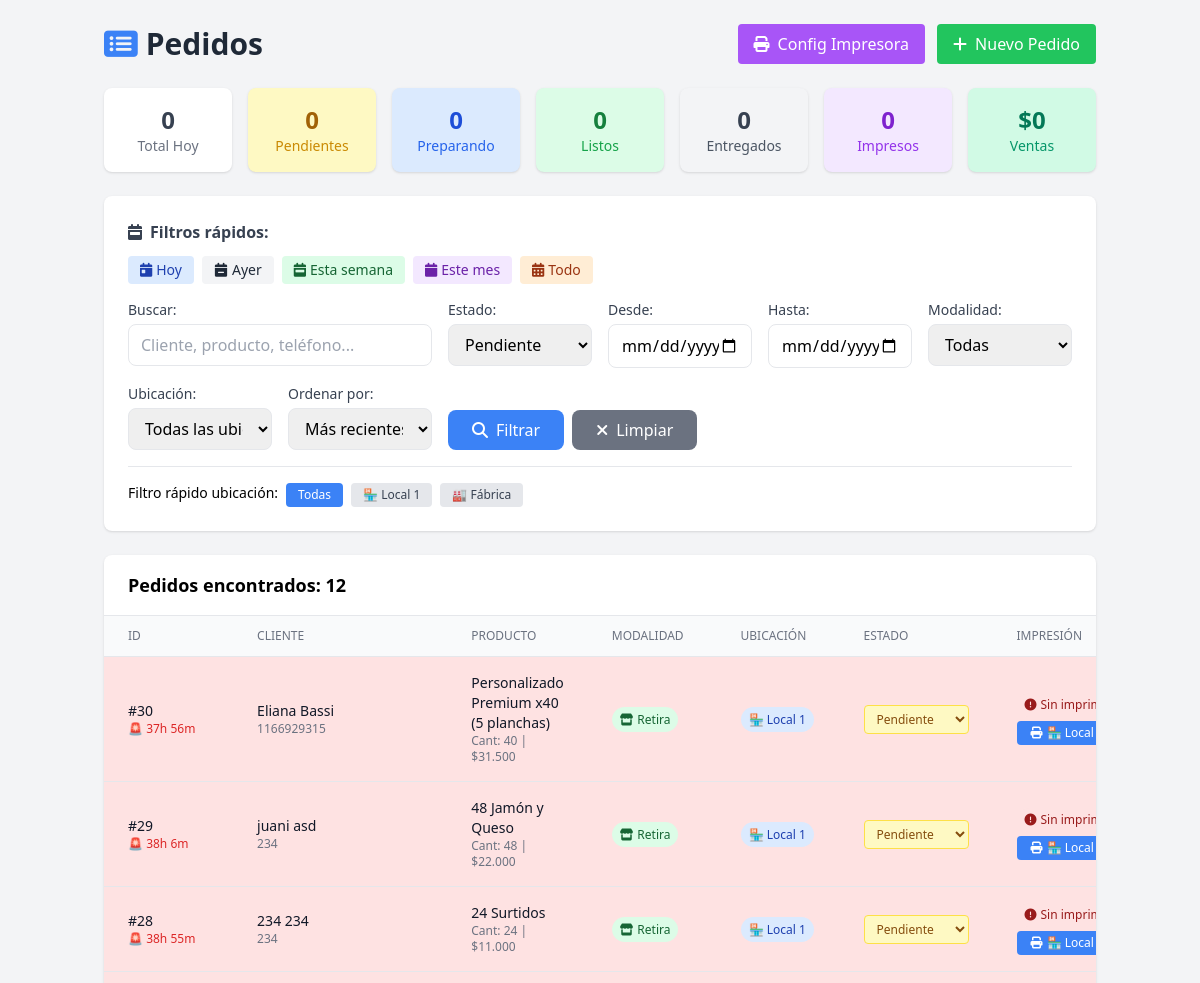
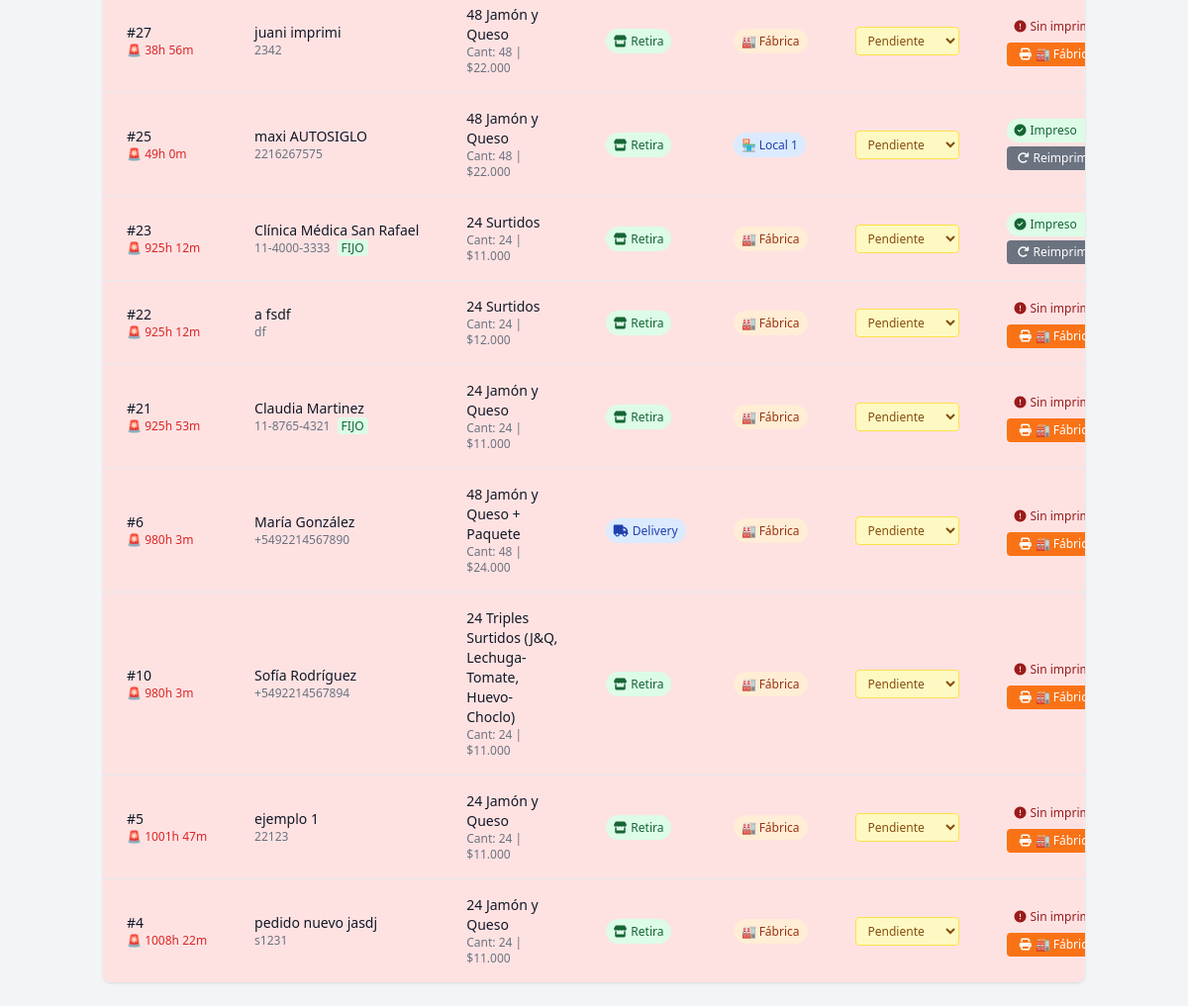
The page /admin/modules/pedidos/ver_pedidos.php?estado=Pendiente (signed in) on the database its author committed (2 pictures, top to bottom).
### tables this page shows
CREATE TABLE `pedidos` (
  `id` int(11) NOT NULL,
  `nombre` varchar(100) NOT NULL,
  `apellido` varchar(100) NOT NULL,
  `telefono` varchar(20) NOT NULL,
  `direccion` text DEFAULT NULL,
  `producto` varchar(100) NOT NULL,
  `cantidad` int(11) NOT NULL,
  `precio` decimal(10,2) NOT NULL,
  `forma_pago` enum('Efectivo','Transferencia') DEFAULT 'Efectivo',
  `modalidad` enum('Retira','Delivery') DEFAULT 'Retira',
  `ubicacion` enum('Local 1','Fábrica') DEFAULT 'Fábrica' COMMENT 'Ubicación donde se procesa el pedido',
  `estado` enum('Pendiente','Preparando','Listo','Entregado') DEFAULT 'Pendiente',
  `observaciones` text DEFAULT NULL,
  `cliente_fijo_id` int(11) DEFAULT NULL,
  `impreso` tinyint(1) DEFAULT 0,
  `created_at` timestamp NULL DEFAULT current_timestamp(),
  `updated_at` timestamp NULL DEFAULT current_timestamp() ON UPDATE current_timestamp(),
  `fecha_entrega` date DEFAULT NULL COMMENT 'Fecha para cuando es el pedido',
  `hora_entrega` time DEFAULT NULL COMMENT 'Hora para cuando es el pedido',
  `notas_horario` text DEFAULT NULL COMMENT 'Observaciones sobre horario/entrega',
  `fecha_pedido` datetime DEFAULT current_timestamp() COMMENT 'Cuándo se tomó el pedido (puede ser diferente de created_at para casos especiales)',
  `prioridad` enum('normal','prioridad','urgente') DEFAULT 'normal' COMMENT 'Prioridad manual asignada por admin',
  `prioridad_notas` text DEFAULT NULL COMMENT 'Notas sobre por qué se asignó esta prioridad',
  `es_personalizado_complejo` tinyint(1) DEFAULT 0 COMMENT 'Si usa la tabla pedido_detalles para precios mixtos',
  `impresion_automatica` tinyint(1) DEFAULT 0,
  `fecha_impresion_auto` timestamp NULL DEFAULT NULL,
  `pc_impresion` varchar(100) DEFAULT NULL
);

CREATE TABLE `clientes_fijos` (
  `id` int(11) NOT NULL,
  `nombre` varchar(100) NOT NULL,
  `apellido` varchar(100) NOT NULL,
  `telefono` varchar(20) NOT NULL,
  `direccion` text DEFAULT NULL,
  `producto_habitual` varchar(100) DEFAULT NULL,
  `observaciones` text DEFAULT NULL,
  `activo` tinyint(1) DEFAULT 1,
  `created_at` timestamp NULL DEFAULT current_timestamp()
);

### admin/modules/pedidos/ver_pedidos.php (the view, shortened to what the rows shown need)
<?php
$pdo = getConnection();
$filtro_estado = $_GET['estado'] ?? '';
$orden = $_GET['orden'] ?? 'created_at DESC';
$sql = "SELECT p.*, cf.nombre as cliente_fijo_nombre, cf.apellido as cliente_fijo_apellido
        FROM pedidos p
        LEFT JOIN clientes_fijos cf ON p.cliente_fijo_id = cf.id
        WHERE 1=1";
$params = [];
if ($filtro_estado) {
    $sql .= " AND p.estado = ?";
    $params[] = $filtro_estado;
}
$sql .= " ORDER BY " . $orden;
$stmt = $pdo->prepare($sql);
$stmt->execute($params);
$pedidos = $stmt->fetchAll();
?>
<!DOCTYPE html>
<html lang="es">
<head>
    <script src="https://cdn.tailwindcss.com"></script>
    <link rel="stylesheet" href="https://cdnjs.cloudflare.com/ajax/libs/font-awesome/6.4.0/css/all.min.css">
</head>
<body class="bg-gray-100">
    <div class="container mx-auto px-4 py-6">
            <div class="flex justify-between items-center mb-6">
            <h1 class="text-3xl font-bold text-gray-800">
                <i class="fas fa-list-alt text-blue-500 mr-2"></i>Pedidos
            </h1>
        </div>
        <div class="bg-white rounded-lg shadow overflow-hidden">
            <div class="px-6 py-4 border-b border-gray-200">
                <h2 class="text-lg font-semibold">
                    Pedidos encontrados: <?= count($pedidos) ?>
                </h2>
            </div>
            <div class="overflow-x-auto">
                <table class="min-w-full divide-y divide-gray-200">
                    <thead class="bg-gray-50">
                        <tr>
                            <th class="px-6 py-3 text-left text-xs font-medium text-gray-500 uppercase">ID</th>
                            <th class="px-6 py-3 text-left text-xs font-medium text-gray-500 uppercase">Cliente</th>
                            <th class="px-6 py-3 text-left text-xs font-medium text-gray-500 uppercase">Producto</th>
                            <th class="px-6 py-3 text-left text-xs font-medium text-gray-500 uppercase">Modalidad</th>
                            <th class="px-6 py-3 text-left text-xs font-medium text-gray-500 uppercase">Ubicación</th>
                            <th class="px-6 py-3 text-left text-xs font-medium text-gray-500 uppercase">Estado</th>
                            <th class="px-6 py-3 text-left text-xs font-medium text-gray-500 uppercase">Impresión</th>
                        </tr>
                    </thead>
                    <tbody class="bg-white divide-y divide-gray-200">
                        <?php foreach ($pedidos as $pedido): ?>
                            <?php
                            $nombre_completo = $pedido['cliente_fijo_nombre'] ?
                                $pedido['cliente_fijo_nombre'] . ' ' . $pedido['cliente_fijo_apellido'] :
                                $pedido['nombre'] . ' ' . $pedido['apellido'];
                            $es_cliente_fijo = !empty($pedido['cliente_fijo_nombre']);
                            $tiempo_transcurrido = time() - strtotime($pedido['created_at']);
                            $minutos = floor($tiempo_transcurrido / 60);
                            $urgencia_class = '';
                            if ($minutos > 60) {
                                $urgencia_class = 'bg-red-100 border-red-200';
                            } elseif ($minutos > 30) {
                                $urgencia_class = 'bg-yellow-100 border-yellow-200';
                            }
                            ?>
                            <tr class="hover:bg-gray-50 <?= $urgencia_class ?>">
                                <td class="px-6 py-4 whitespace-nowrap text-sm font-medium text-gray-900">
                                    #<?= $pedido['id'] ?>
                                    <?php if ($minutos > 30): ?>
                                        <div class="text-xs text-red-600">
                                            <?php if ($minutos > 60): ?>
                                                🚨 <?= floor($minutos/60) ?>h <?= $minutos%60 ?>m
                                            <?php else: ?>
                                                ⚠️ <?= $minutos ?>m
                                            <?php endif; ?>
                                        </div>
                                    <?php endif; ?>
                                </td>
                                <td class="px-6 py-4 whitespace-nowrap text-sm text-gray-900">
                                    <div><?= htmlspecialchars($nombre_completo) ?></div>
                                    <div class="text-xs text-gray-500">
                                        <?= htmlspecialchars($pedido['telefono']) ?>
                                        <?php if ($es_cliente_fijo): ?>
                                            <span class="bg-green-100 text-green-800 px-1 rounded text-xs ml-1">FIJO</span>
                                        <?php endif; ?>
                                    </div>
                                </td>
                                <td class="px-6 py-4 text-sm text-gray-900">
                                    <div class="font-medium"><?= htmlspecialchars($pedido['producto']) ?></div>
                                    <div class="text-xs text-gray-500">
                                        Cant: <?= $pedido['cantidad'] ?> | $<?= number_format($pedido['precio'], 0, ',', '.') ?>
                                    </div>
                                </td>
                                <td class="px-6 py-4 whitespace-nowrap text-sm">
                                    <?php if ($pedido['modalidad'] === 'Delivery'): ?>
                                        <span class="bg-blue-100 text-blue-800 px-2 py-1 rounded-full text-xs">
                                            <i class="fas fa-truck mr-1"></i>Delivery
                                        </span>
                                    <?php else: ?>
                                        <span class="bg-green-100 text-green-800 px-2 py-1 rounded-full text-xs">
                                            <i class="fas fa-store mr-1"></i>Retira
                                        </span>
                                    <?php endif; ?>
                                </td>
                                <td class="px-6 py-4 whitespace-nowrap text-sm">
                                    <?php if ($pedido['ubicacion'] === 'Local 1'): ?>
                                        <span class="bg-blue-100 text-blue-800 px-2 py-1 rounded-full text-xs font-medium">
                                            🏪 Local 1
                                        </span>
                                    <?php else: ?>
                                        <span class="bg-orange-100 text-orange-800 px-2 py-1 rounded-full text-xs font-medium">
                                            🏭 Fábrica
                                        </span>
                                    <?php endif; ?>
                                </td>
                                <td class="px-6 py-4 whitespace-nowrap text-sm">
                                    <select onchange="cambiarEstado(<?= $pedido['id'] ?>, this.value)"
                                            class="text-xs px-2 py-1 rounded border
                                            <?php
                                            switch ($pedido['estado']) {
                                                case 'Pendiente': echo 'bg-yellow-100 text-yellow-800 border-yellow-300'; break;
                                            }
                                            ?>">
                                        <option value="Pendiente" <?= $pedido['estado'] === 'Pendiente' ? 'selected' : '' ?>>Pendiente</option>
                                    </select>
                                </td>
                                <td class="px-6 py-4 whitespace-nowrap text-sm">
                                    <?php if ($pedido['impreso']): ?>
                                        <div class="flex flex-col space-y-1">
                                            <span class="bg-green-100 text-green-800 px-2 py-1 rounded-full text-xs">
                                                <i class="fas fa-check-circle mr-1"></i>Impreso
                                            </span>
                                            <button onclick="reimprimir(<?= $pedido['id'] ?>)"
                                                    class="bg-gray-500 hover:bg-gray-600 text-white px-2 py-1 rounded text-xs">
                                                <i class="fas fa-redo mr-1"></i>Reimprimir
                                            </button>
                                        </div>
                                    <?php else: ?>
                                        <div class="flex flex-col space-y-1">
                                            <span class="bg-red-100 text-red-800 px-2 py-1 rounded-full text-xs">
                                                <i class="fas fa-exclamation-circle mr-1"></i>Sin imprimir
                                            </span>
                                            <?php if ($pedido['ubicacion'] === 'Local 1'): ?>
                                                <button onclick="imprimirLocal1(<?= $pedido['id'] ?>)"
                                                        class="bg-blue-500 hover:bg-blue-600 text-white px-2 py-1 rounded text-xs font-medium">
                                                    <i class="fas fa-print mr-1"></i>🏪 Local 1
                                                </button>
                                            <?php else: ?>
                                                <button onclick="imprimirComanda(<?= $pedido['id'] ?>)"
                                                        class="bg-orange-500 hover:bg-orange-600 text-white px-2 py-1 rounded text-xs">
                                                    <i class="fas fa-print mr-1"></i>🏭 Fábrica
                                                </button>
                                            <?php endif; ?>
                                        </div>
                                    <?php endif; ?>
                                </td>
                            </tr>
                        <?php endforeach; ?>
                    </tbody>
                </table>
            </div>
        </div>
    </div>
</body>
</html>

### rows shown on the page
pedidos: id "30", nombre_completo "Eliana Bassi", telefono "1166929315", producto "Personalizado Premium x40 (5 planchas)", cantidad "40", precio "31.500", modalidad "Retira" (drawn), ubicacion "🏪 Local 1", estado+id "Pendiente"
pedidos: id "29", nombre_completo "juani asd", telefono "234", producto "48 Jamón y Queso", cantidad "48", precio "22.000", modalidad "Retira" (drawn), ubicacion "🏪 Local 1", estado+id "Pendiente"
pedidos: id "28", nombre_completo "234 234", telefono "234", producto "24 Surtidos", cantidad "24", precio "11.000", modalidad "Retira" (drawn), ubicacion "🏪 Local 1", estado+id "Pendiente"
pedidos: id "27", nombre_completo "juani imprimi", telefono "2342", producto "48 Jamón y Queso", cantidad "48", precio "22.000", modalidad "Retira" (drawn), ubicacion "🏭 Fábrica", estado+id "Pendiente"
pedidos: id "25", nombre_completo "maxi AUTOSIGLO", telefono "2216267575", producto "48 Jamón y Queso", cantidad "48", precio "22.000", modalidad "Retira" (drawn), ubicacion "🏪 Local 1", estado+id "Pendiente"
pedidos: id "23", cliente_fijo.apellido "Clínica Médica San Rafael", telefono "11-4000-3333", shows "FIJO", producto "24 Surtidos", cantidad "24", precio "11.000", modalidad "Retira" (drawn), ubicacion "🏭 Fábrica", estado+id "Pendiente"
pedidos: id "22", nombre_completo "a fsdf", telefono "df", producto "24 Surtidos", cantidad "24", precio "12.000", modalidad "Retira" (drawn), ubicacion "🏭 Fábrica", estado+id "Pendiente"
pedidos: id "21", cliente_fijo.apellido "Claudia Martinez", telefono "11-8765-4321", shows "FIJO", producto "24 Jamón y Queso", cantidad "24", precio "11.000", modalidad "Retira" (drawn), ubicacion "🏭 Fábrica", estado+id "Pendiente"
pedidos: id "6", nombre_completo "María González", telefono "+5492214567890", producto "48 Jamón y Queso + Paquete", cantidad "48", precio "24.000", modalidad "Delivery" (drawn), ubicacion "🏭 Fábrica", estado+id "Pendiente"
pedidos: id "10", nombre_completo "Sofía Rodríguez", telefono "+5492214567894", producto "24 Triples Surtidos (J&Q, Lechuga-Tomate, Huevo-Choclo)", cantidad "24", precio "11.000", modalidad "Retira" (drawn), ubicacion "🏭 Fábrica", estado+id "Pendiente"
pedidos: id "5", nombre_completo "ejemplo 1", telefono "22123", producto "24 Jamón y Queso", cantidad "24", precio "11.000", modalidad "Retira" (drawn), ubicacion "🏭 Fábrica", estado+id "Pendiente"
pedidos: id "4", nombre_completo "pedido nuevo jasdj", telefono "s1231", producto "24 Jamón y Queso", cantidad "24", precio "11.000", modalidad "Retira" (drawn), ubicacion "🏭 Fábrica", estado+id "Pendiente"

### other values the page prints
$stats['total'] "0"
$stats['pendientes'] "0"
$stats['preparando'] "0"
$stats['listos'] "0"
$stats['entregados'] "0"
$stats['impresos'] "0"
$stats['total_ventas'] "0"
count($pedidos) "12"
form field orden "Más recientes"
